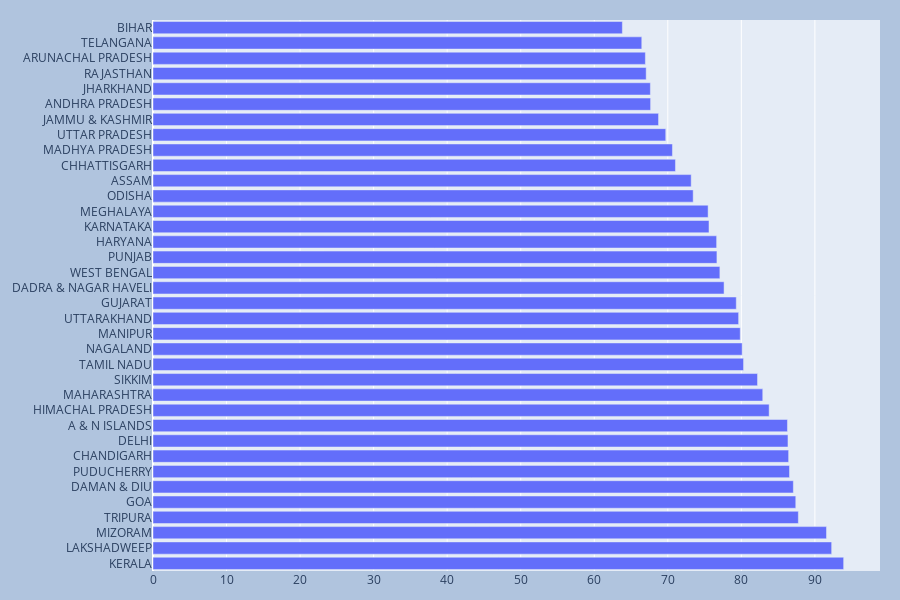

Source (notebook cell):
### Code cell
import plotly.graph_objects as go

fig = go.Figure(go.Bar(
            x=lit['OVERALL_LI'],
            y=lit.index,
            orientation='h'))
fig.update_layout(
    autosize=False,
    width=900,
    height=600,
    margin=dict(l=20, r=20, t=20, b=20),
    paper_bgcolor="LightSteelBlue",
)


fig.show()

### Figure 1 — Plotly figure (JSON) as saved in the notebook; plotly's stock layout.template omitted (floating-point values rounded to 4 significant figures)
{"data": [{"orientation": "h", "type": "bar", "x": [93.91, 92.28, 91.58, 87.75, 87.4, 87.07, 86.55, 86.43, 86.34, 86.27, 83.78, 82.91, 82.2, 80.3, 80.11, 79.85, 79.63, 79.31, 77.65, 77.08, 76.68, 76.64, 75.6, 75.48, 73.45, 73.18, 71.04, 70.63, 69.72, 68.74, 67.66, 67.63, 67.06, 66.95, 66.46, 63.82], "y": ["KERALA", "LAKSHADWEEP", "MIZORAM", "TRIPURA", "GOA", "DAMAN & DIU", "PUDUCHERRY", "CHANDIGARH", "DELHI", "A & N ISLANDS", "HIMACHAL PRADESH", "MAHARASHTRA", "SIKKIM", "TAMIL NADU", "NAGALAND", "MANIPUR", "UTTARAKHAND", "GUJARAT", "DADRA & NAGAR HAVELI", "WEST BENGAL", "PUNJAB", "HARYANA", "KARNATAKA", "MEGHALAYA", "ODISHA", "ASSAM", "CHHATTISGARH", "MADHYA PRADESH", "UTTAR PRADESH", "JAMMU & KASHMIR", "ANDHRA PRADESH", "JHARKHAND", "RAJASTHAN", "ARUNACHAL PRADESH", "TELANGANA", "BIHAR"]}], "layout": {"autosize": false, "height": 600, "margin": {"b": 20, "l": 20, "r": 20, "t": 20}, "paper_bgcolor": "LightSteelBlue", "width": 900}}
